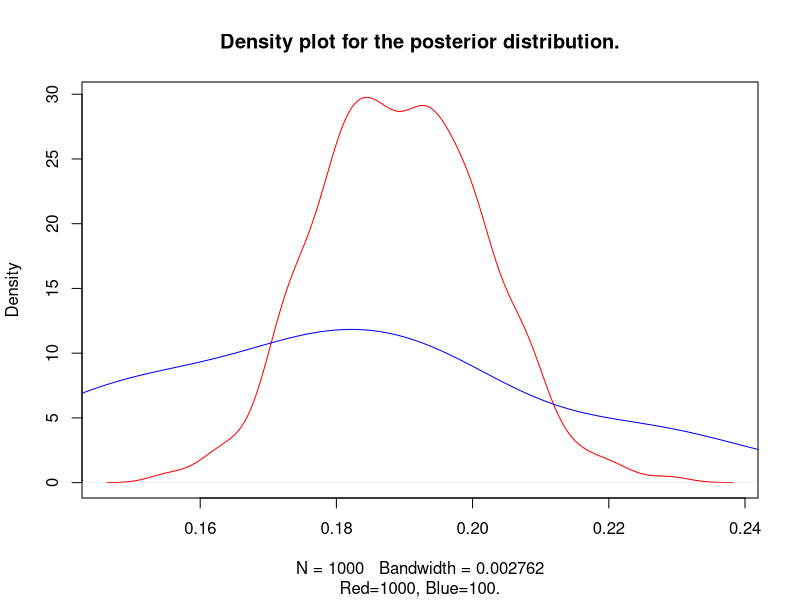
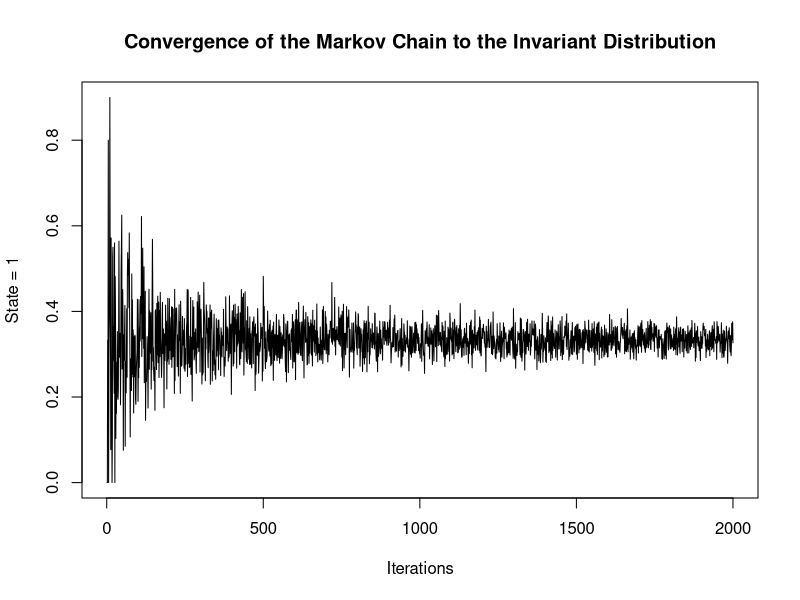
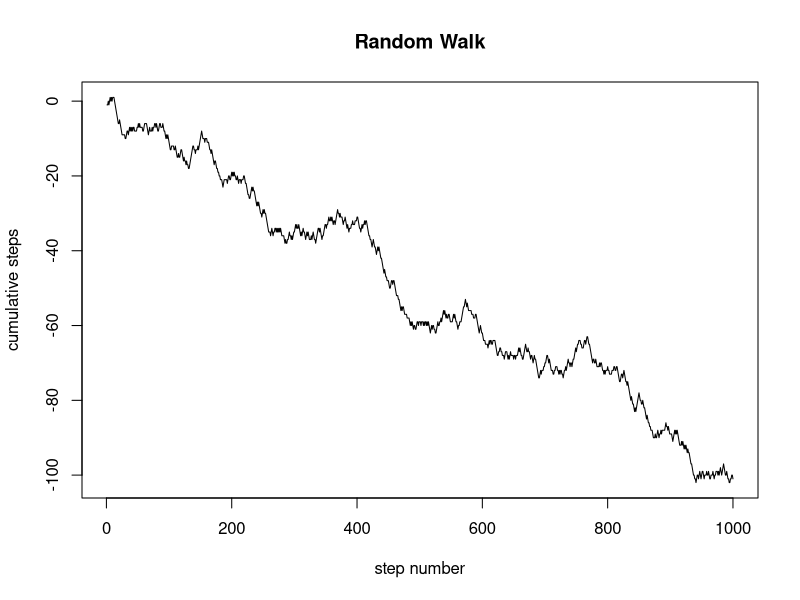
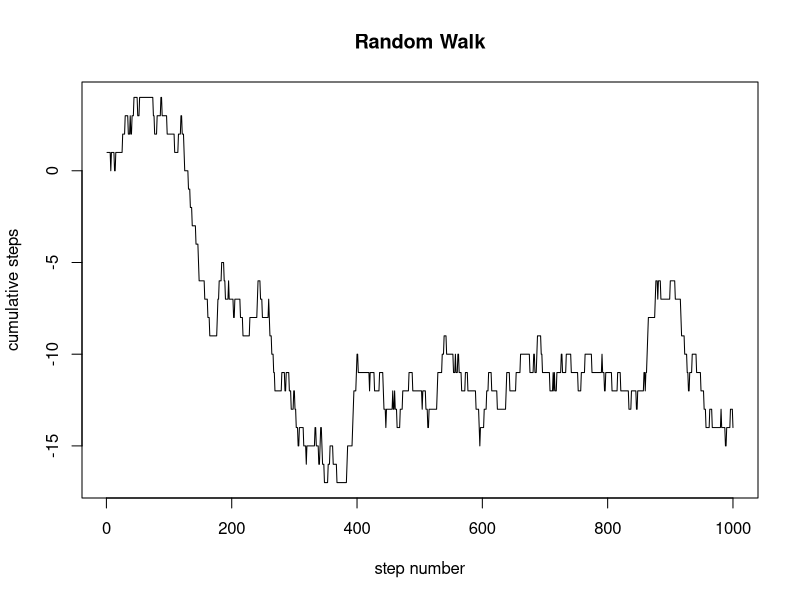
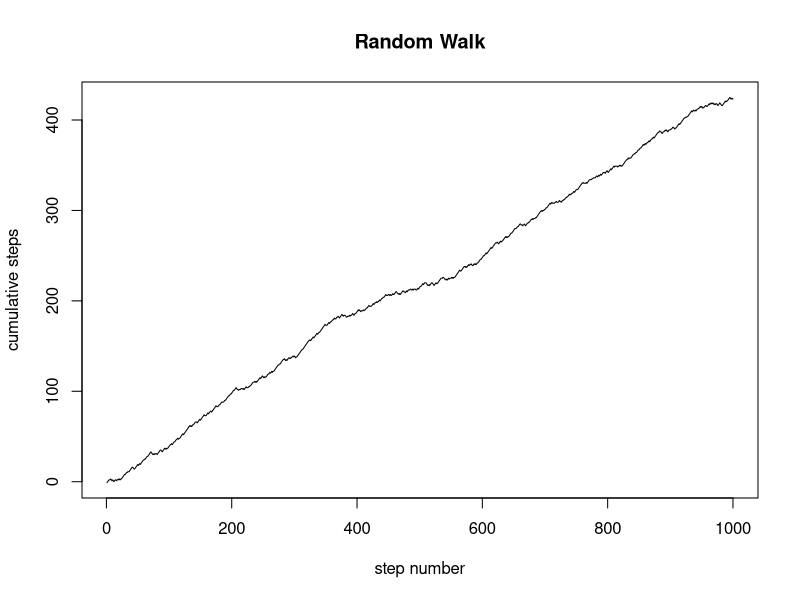

Recreate these plots in R, in order.
## ---- chunk 1
knitr::opts_chunk$set(echo = TRUE)
## ---- chunk 2

d1 <- rbeta(100, 21, 91)
d2 <- rbeta(1000, 192, 820)

plot(density(x=d2), col = "red",  main="Density plot for the posterior distribution.", sub="Red=1000, Blue=100.")
lines(density(x=d1), col = "blue")
## ---- chunk 3

sam <- c(0.9, 0.8, 0.7, 0.6, 0.5)
levi <- c(0.1, 0.2, 0.3, 0.4, 0.5)

e1 = 10
e2 = 20

m1 <- 100
m2 <- 200

M1a <- gamma(e1+1) / (2*m1 +1)^(e1+1)
M2a <- (gamma(e1*sam +1)/(m1+1)^(e1*sam+1)) * (gamma(e1*levi +1)/(m1+1)^(e1*levi +1)) 

BF_1 <- M1a/M2a

l1 <- log10(BF_1)

M1b <- gamma(e2+1) / (2*m2 +1)^(e2+1)
M2b <- (gamma(e2*sam +1)/(m2+1)^(e2*sam+1)) * (gamma(e2*levi +1)/(m2+1)^(e2*levi +1)) 

BF_2 <- M1b/M2b

l2 <- log10(BF_2)

l1
l2

## ---- chunk 4


## ---- chunk 5
dat <- c(1/3, 2/3, 0, 0, 0, 0, 0, 0, 1, 0, 0, 0, 1/4, 0, 0, 1/4, 1/2, 0, 0, 0, 0, 1/8, 7/8, 0, 0, 0, 0, 0, 0, 1, 0, 0, 0, 0, 1, 0)

P <- matrix(data = dat, nrow = 6, ncol = 6, byrow = TRUE)

library(matrixcalc)
matrix.power(P,100)

matrix.power(P,101)
## ---- chunk 6

data <- c(0.75, 0.25, 0.125, 0.875)
P_1 <- matrix(data = data, nrow = 2, ncol = 2, byrow = TRUE)
matrix.power(P_1,2)

## ---- chunk 7

# Create MCMC function:
mcmc <- function(p, states, burnin, runs) {
    state <- sample(range, 1)
    for (i in 1:burnin) {
        if (state == 1) {
            draw <- rbinom(1, 1, p[1, 2])
            if (draw == 1) {
                state <- 2 
            } 
        } 
        if (state == 2) {
            draw <- rbinom(1, 1, p[2, 1])
            if (draw == 1) {
                state <- 1
            }
        }
    }
    # storing results
    states <- rep(NA, runs)
    for (i in 1:runs) {
        if (state == 1) {
            draw <- rbinom(1, 1, p[1, 2])
            if (draw == 1) {
                state <- 2 
            }
        } else {
            draw <- rbinom(1, 1, p[2, 1])
            if (draw == 1) {
                state <- 1
            }
        }
        states[i] <- state #I am assigning the ith value to be the state of the MCMC at the end of everyloop.
    }
    return(states)
}

# specify number of states
range <- c(1,2)

# plot the comparison
runs <- seq(1, 2000)
pct_results <- rep(NA, length(runs))
for (i in runs){
results <- mcmc(p= P_1, states, burnin=100, runs=i)
pct_results[i] <- sum(results[results==1]) / i 
}
Invariant = 1/3
plot(x=runs, y=pct_results, type = 'l', col = 'black', xlab = 'Iterations', ylab = 'State = 1', main = 'Convergence of the Markov Chain to the Invariant Distribution')
lines(Invariant, col = 'red', lwd= 5)

## ---- chunk 8

p <- 0.3
q <- 0.3
r <- 0.4

walk <- function(p, q, r, steps){
    outcome <- rep(NA, steps)
    place <- 0
    for (i in 1:steps){
        step <- which(rmultinom(1, 1, c(p, q, r))==1)
        if (step == 1) place <- place + 1
        if (step == 3) place <- place - 1
        outcome[i] <- place
    }
    return(outcome)
}

# run function
steps <- 1000
p <- 0.3
q <- 0.3
r <- 0.4
results <- walk(p, q, r, steps)

steps2 <- 1000
p2 <- 0.1
q2 <- 0.8
r2 <- 0.1
results2 <- walk(p2, q2, r2, steps2)

steps3 <- 1000
p3 <- 0.6
q3 <- 0.2
r3 <- 0.2
results3 <- walk(p3, q3, r3, steps3)

# plot function
plot(x=1:steps, y=results, type='l', xlab="step number", ylab="cumulative steps", main="Random Walk")
plot(x=1:steps2, y=results2, type='l', xlab="step number", ylab="cumulative steps", main="Random Walk")
plot(x=1:steps3, y=results3, type='l', xlab="step number", ylab="cumulative steps", main="Random Walk")

## ---- chunk 9

# Time until next patient arrives
patient_Arrival <- function() { round(rpois(n=1, lambda=10), 0) }
# Time spent with each patient
appointment_Length <- function() { round(runif(n=1, min=5, max=20), 0) }
# function checks whether a doctor is available
doc_Availability <- function(x) { return(which(x[1] == 0)) }
# construct time measure
calc_Minutes <- function(hours) { return(60 * hours) }
# intake walk-in patient
patient_Intake <- function(totalPatients, waitLengths, doctors, waitingRoom) {
    docsAvailable <- which( lapply(doctors, doc_Availability) == 1 )
    if (length(docsAvailable) > 0) {
        doc <- sample(docsAvailable, 1)
        doctors[[doc]]$patient <- 1
        doctors[[doc]]$apptlength <- appointment_Length()
        waitLengths <- c(waitLengths, 0)
    } else {
        waitingRoom <- rbind(c('patient', 0), waitingRoom)
    }
    totalPatients <- totalPatients + 1
    nextPatient <- patient_Arrival()
    return(list(totalPatients = totalPatients, nextPatient = nextPatient,
                waitLengths = waitLengths, doctors = doctors, waitingRoom = waitingRoom))
}
# time moves forward by 1 minute
time_Change <- function(time, waitLengths, doctors, minutes, waitingRoom) {
    # Countdown until next patient
    nextPatient <- nextPatient - time
    # Countdown for current appointments, reset
    # doctor if appointment ends
    for (i in 1:length(doctors)) {
        if (doctors[[i]]$apptlength != 0) {
            doctors[[i]]$apptlength <- doctors[[i]]$apptlength - time
        } else {
            doctors[[i]]$patient <- 0
        }
    }
   # Assign longest waiter to available doctor
  docsAvailable <- which( lapply(doctors, doc_Availability) == 1 )
    for (i in 1:nrow(waitingRoom)){
    if (length(docsAvailable) > 0 & nrow(waitingRoom) != 0) {
        doc <- sample(docsAvailable, 1)
        doctors[[doc]]$patient <- 1
        doctors[[doc]]$apptlength <- appointment_Length()
    # Choose the person with the longest wait time.
    waitNum <- which.max(waitingRoom[, 2])
    waitLengths <- c(waitLengths, max(as.numeric(waitingRoom[, 2])))
    waitingRoom <- waitingRoom[-waitNum,]
        }
    }
    # increase wait time by 1 minute for each person in wait room
    waitingRoom[, 2] <- as.numeric(waitingRoom[, 2]) + time
    # reduce remaining minutes for accepting new patients
    minutes <- minutes - time
    return(list(waitingRoom = waitingRoom, waitLengths = waitLengths,
                nextPatient = nextPatient, doctors = doctors,
                minutes = minutes))
}

# Main Loop
##############
# Create doctors
doctors <- list( list('patient' = 0, 'apptlength' = 0),
                 list('patient' = 0, 'apptlength' = 0),
                 list('patient' = 0, 'apptlength' = 0) )
# Create waiting room
waitingRoom <- data.frame(matrix(ncol=2, nrow=0))
colnames(waitingRoom) <- c('waiting_patients', 'wait_time')
# containers
totalPatients <- 0
waitLengths <- c()
minutes <- calc_Minutes(hours=7)
nextPatient <- 0
# main loop
while (length(which(lapply(doctors, doc_Availability) == 1)) != 3 |
        nrow(waitingRoom) != 0 | minutes > 0) {{
    if (nextPatient == 0 & minutes > 0) {
        intakeInfo <- patient_Intake(totalPatients, waitLengths, doctors, waitingRoom)
        nextPatient <- intakeInfo$nextPatient
        totalPatients <- intakeInfo$totalPatients
        waitLengths <- intakeInfo$waitLengths
        doctors <- intakeInfo$doctors
        waitingRoom <- intakeInfo$waitingRoom
        }
    timeInfo <- time_Change(time=1, waitLengths, doctors, minutes, waitingRoom)
    waitLengths <- timeInfo$waitLengths
    nextPatient <- timeInfo$nextPatient
    doctors <- timeInfo$doctors
    minutes <- timeInfo$minutes
    waitingRoom <- timeInfo$waitingRoom
}
results <- c(mean(waitLengths), mean(waitLengths[waitLengths != 0]), sum(waitLengths > 0), totalPatients, abs(minutes))
}
results

## ---- chunk 10
# simulating main loop 1000 times:
trials <- 100
results <- data.frame(matrix(nrow=trials, ncol=5))
colnames(results) <- c('avg_wait', 'avg_wait2', 'count_wait', 'patient_count', 'minutes_past')
for (j in 1:trials) {
    doctors <- list( list('patient' = 0, 'apptlength' = 0),
                     list('patient' = 0, 'apptlength' = 0),
                     list('patient' = 0, 'apptlength' = 0) )
    waitingRoom <- data.frame(matrix(ncol=2, nrow=0))
    colnames(waitingRoom) <- c('waiting_patients', 'wait_time')
    totalPatients <- 0
    waitLengths <- c()
    minutes <- calc_Minutes(hours=7)
    nextPatient <- 0
  while (length(which(lapply(doctors, doc_Availability) == 1)) != 3 |
        nrow(waitingRoom) != 0 | minutes > 0) {
    if (nextPatient == 0 & minutes > 0) {
        intakeInfo <- patient_Intake(totalPatients, waitLengths, doctors, waitingRoom)
        nextPatient <- intakeInfo$nextPatient
        totalPatients <- intakeInfo$totalPatients
        waitLengths <- intakeInfo$waitLengths
        doctors <- intakeInfo$doctors
        waitingRoom <- intakeInfo$waitingRoom
        }
    timeInfo <- time_Change(time=1, waitLengths, doctors, minutes, waitingRoom)
    waitLengths <- timeInfo$waitLengths
    nextPatient <- timeInfo$nextPatient
    doctors <- timeInfo$doctors
    minutes <- timeInfo$minutes
    waitingRoom <- timeInfo$waitingRoom
  }
results[j,] <- c(mean(waitLengths), mean(waitLengths[waitLengths != 0]), sum(waitLengths > 0), totalPatients, abs(minutes))
}
results
quantile(waitLengths)
quantile(totalPatients)
quantile(minutes)


## ---- chunk 11
# Time until next patient arrives
patient_Arrival <- function() { round(rpois(n=1, lambda=5), 0) }
# Time spent with each patient
appointment_Length <- function() { round(runif(n=1, min=5, max=20), 0) }
# function checks whether a doctor is available
doc_Availability <- function(x) { return(which(x[1] == 0)) }
# construct time measure
calc_Minutes <- function(hours) { return(60 * hours) }
# intake walk-in patient
patient_Intake <- function(totalPatients, waitLengths, doctors, waitingRoom) {
    docsAvailable <- which( lapply(doctors, doc_Availability) == 1 )
    if (length(docsAvailable) > 0) {
        doc <- sample(docsAvailable, 1)
        doctors[[doc]]$patient <- 1
        doctors[[doc]]$apptlength <- appointment_Length()
        waitLengths <- c(waitLengths, 0)
    } else {
        waitingRoom <- rbind(c('patient', 0), waitingRoom)
    }
    totalPatients <- totalPatients + 1
    nextPatient <- patient_Arrival()
    return(list(totalPatients = totalPatients, nextPatient = nextPatient,
                waitLengths = waitLengths, doctors = doctors, waitingRoom = waitingRoom))
}
# time moves forward by 1 minute
time_Change <- function(time, waitLengths, doctors, minutes, waitingRoom) {
    # Countdown until next patient
    nextPatient <- nextPatient - time
    # Countdown for current appointments, reset
    # doctor if appointment ends
    for (i in 1:length(doctors)) {
        if (doctors[[i]]$apptlength != 0) {
            doctors[[i]]$apptlength <- doctors[[i]]$apptlength - time
        } else {
            doctors[[i]]$patient <- 0
        }
    }
   # Assign longest waiter to available doctor
  docsAvailable <- which( lapply(doctors, doc_Availability) == 1 )
    for (i in 1:nrow(waitingRoom)){
    if (length(docsAvailable) > 0 & nrow(waitingRoom) != 0) {
        doc <- sample(docsAvailable, 1)
        doctors[[doc]]$patient <- 1
        doctors[[doc]]$apptlength <- appointment_Length()
    # Choose the person with the longest wait time.
    waitNum <- which.max(waitingRoom[, 2])
    waitLengths <- c(waitLengths, max(as.numeric(waitingRoom[, 2])))
    waitingRoom <- waitingRoom[-waitNum,]
        }
    }
    # increase wait time by 1 minute for each person in wait room
    waitingRoom[, 2] <- as.numeric(waitingRoom[, 2]) + time
    # reduce remaining minutes for accepting new patients
    minutes <- minutes - time
    return(list(waitingRoom = waitingRoom, waitLengths = waitLengths,
                nextPatient = nextPatient, doctors = doctors,
                minutes = minutes))
}
# Main Loop
##############
# Create doctors
doctors <- list( list('patient' = 0, 'apptlength' = 0),
                 list('patient' = 0, 'apptlength' = 0),
                 list('patient' = 0, 'apptlength' = 0) )
# Create waiting room
waitingRoom <- data.frame(matrix(ncol=2, nrow=0))
colnames(waitingRoom) <- c('waiting_patients', 'wait_time')
# containers
totalPatients <- 0
waitLengths <- c()
minutes <- calc_Minutes(hours=7)
nextPatient <- 0
# main loop
while (length(which(lapply(doctors, doc_Availability) == 1)) != 3 |
        nrow(waitingRoom) != 0 | minutes > 0) {{
    if (nextPatient == 0 & minutes > 0) {
        intakeInfo <- patient_Intake(totalPatients, waitLengths, doctors, waitingRoom)
        nextPatient <- intakeInfo$nextPatient
        totalPatients <- intakeInfo$totalPatients
        waitLengths <- intakeInfo$waitLengths
        doctors <- intakeInfo$doctors
        waitingRoom <- intakeInfo$waitingRoom
        }
    timeInfo <- time_Change(time=1, waitLengths, doctors, minutes, waitingRoom)
    waitLengths <- timeInfo$waitLengths
    nextPatient <- timeInfo$nextPatient
    doctors <- timeInfo$doctors
    minutes <- timeInfo$minutes
    waitingRoom <- timeInfo$waitingRoom
}
results <- c(mean(waitLengths), mean(waitLengths[waitLengths != 0]), sum(waitLengths > 0), totalPatients, abs(minutes))
}
results


## ---- chunk 12

# simulating main loop 100 times for lamba =5
trials <- 100
results <- data.frame(matrix(nrow=trials, ncol=5))
colnames(results) <- c('avg_wait', 'avg_wait2', 'count_wait', 'patient_count', 'minutes_past')
for (j in 1:trials) {
    doctors <- list( list('patient' = 0, 'apptlength' = 0),
                     list('patient' = 0, 'apptlength' = 0),
                     list('patient' = 0, 'apptlength' = 0) )
    waitingRoom <- data.frame(matrix(ncol=2, nrow=0))
    colnames(waitingRoom) <- c('waiting_patients', 'wait_time')
    totalPatients <- 0
    waitLengths <- c()
    minutes <- calc_Minutes(hours=7)
    nextPatient <- 0
  while (length(which(lapply(doctors, doc_Availability) == 1)) != 3 |
        nrow(waitingRoom) != 0 | minutes > 0) {
    if (nextPatient == 0 & minutes > 0) {
        intakeInfo <- patient_Intake(totalPatients, waitLengths, doctors, waitingRoom)
        nextPatient <- intakeInfo$nextPatient
        totalPatients <- intakeInfo$totalPatients
        waitLengths <- intakeInfo$waitLengths
        doctors <- intakeInfo$doctors
        waitingRoom <- intakeInfo$waitingRoom
        }
    timeInfo <- time_Change(time=1, waitLengths, doctors, minutes, waitingRoom)
    waitLengths <- timeInfo$waitLengths
    nextPatient <- timeInfo$nextPatient
    doctors <- timeInfo$doctors
    minutes <- timeInfo$minutes
    waitingRoom <- timeInfo$waitingRoom
  }
results[j,] <- c(mean(waitLengths), mean(waitLengths[waitLengths != 0]), sum(waitLengths > 0), totalPatients, abs(minutes))
}
results
quantile(waitLengths)
quantile(totalPatients)
quantile(minutes)
